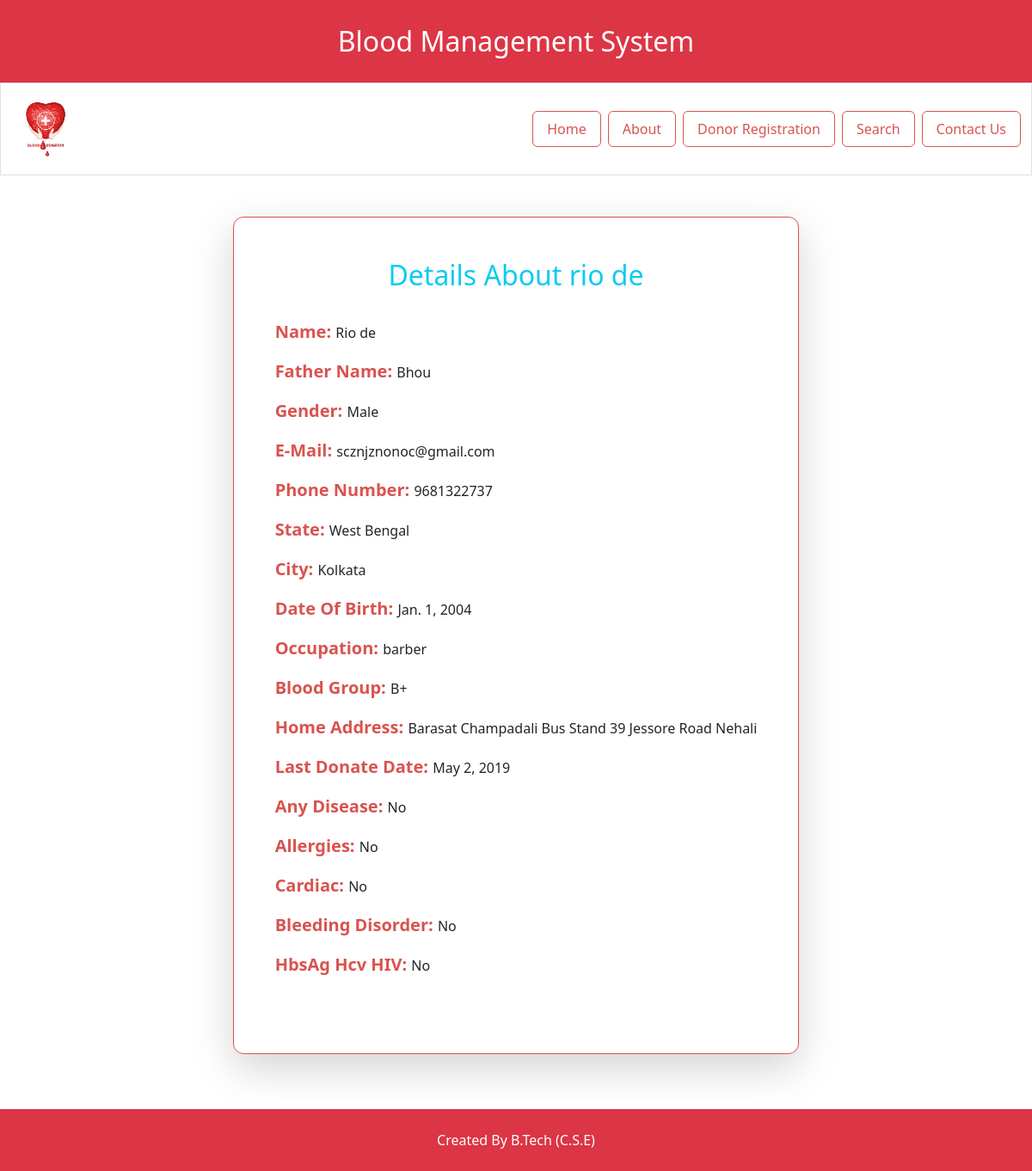
/search/search_list/search_info/scznjznonoc@gmail.com/, run on the app's committed database.
### polls/models.py (models this page shows, shortened)
class donor_Registration(models.Model):
    name = models.CharField(
        max_length=50,
        blank=True,
        null=True,
    )
    father_name = models.CharField(
        max_length=50,
        blank=True,
        null=True,
    )
    gender_choices = [
        ('male', 'Male'),
        ('female', 'Female'),
        ('other', 'Other')
    ]
    gender = models.CharField(
        max_length=6,
        blank=True,
        null=True,
        choices=gender_choices,
    )
    email = models.EmailField(
        max_length=50,
        blank=True,
        null=True
    )
    phone_number = models.IntegerField(
        blank=True,
        null=True,
    )
    state = models.CharField(
        max_length=50,
        blank=True,
        null=True,
    )
    city = models.CharField(
        max_length=50,
        blank=True,
        null=True,
    )
    date_of_birth = models.DateField(
        blank=True,
        null=True,
    )
    occupation = models.CharField(
        max_length=15,
        blank=True,
        null=True,
    )
    blood_group_choices = [
        ('a+', 'A+'),
        ('a-', 'A-'),
        ('b+', 'B+'),
        ('b', 'B'),
        ('b-', 'B-'),
        ('o+', 'O+'),
        ('ab+', 'AB+'),
        ('ab-', 'AB-'),
    ]
    blood_group = models.CharField(
        max_length=4,
        blank=True,
        null=True,
        choices=blood_group_choices,
    )
    home_address = models.TextField(
        max_length=500,
        blank=True,
        null=True,
    )
    last_donate_date = models.DateField(
        blank=True,
        null=True,
    )
    any_diseases_choices = [
        ('yes', 'Yes'),
        ('no', 'No'),
    ]
    any_disease = models.CharField(
        max_length=4,
        blank=True,
        null=True,
        choices=any_diseases_choices,
    )
    allergies_choices = [
        ('yes', 'Yes'),
        ('no', 'No'),
    ]
    allergies = models.CharField(
        max_length=4,
        blank=True,
        null=True,
        choices=allergies_choices,
    )
    cardiac_choices = [
        ('yes', 'Yes'),
        ('no', 'No'),
    ]
    cardiac = models.CharField(
        max_length=4,
        blank=True,
        null=True,
        choices=cardiac_choices,
    )
    bleeding_disorder_choices = [
        ('yes', 'Yes'),
        ('no', 'No'),
    ]
    bleeding_disorder = models.CharField(
        max_length=4,
        blank=True,
        null=True,
        choices=bleeding_disorder_choices,
    )
    hbsAg_hcv_hIV_choices = [
        ('yes', 'Yes'),
        ('no', 'No'),
    ]
    hbsAg_hcv_hIV = models.CharField(
        max_length=4,
        blank=True,
        null=True,
        choices=hbsAg_hcv_hIV_choices,
    )

### polls/views.py (the view)
# urls.py: path('search/search_list/search_info/<email>/',
def search_info(request, email):
    email = email
    detail = donor_Registration.objects.get(email=email)
    context = {
        'details': detail
    }
    return render(request, 'polls/search_info.html', context)

### templates/polls/search_info.html (shortened to what this page needs)
{% extends 'polls/base.html' %}  {% block contents %}
<div class="containers">
  <div class="p-5">
    <div class="shadow-lg p-5 mb-3 bg-white w-100 borderr mx-auto">
      <h2 class="text-center text-info">Details About {{details.name}}</h2>
      <br />
      <p><b>Name: </b>{{details.name | capfirst}}</p>
      <p><b>Father Name: </b>{{details.father_name | capfirst}}</p>
      <p><b>Gender: </b>{{details.gender | capfirst}}</p>
      <p><b>E-Mail: </b>{{details.email}}</p>
      <p><b>Phone Number: </b>{{details.phone_number}}</p>
      <p><b>State: </b>{{details.state | capfirst}}</p>
      <p><b>City: </b>{{details.city | capfirst}}</p>
      <p><b>Date Of Birth: </b>{{details.date_of_birth}}</p>
      <p><b>Occupation: </b>{{details.occupation}}</p>
      <p><b>Blood Group: </b>{{details.blood_group | capfirst}}</p>
      <p><b>Home Address: </b>{{details.home_address}}</p>
      <p><b>Last Donate Date: </b>{{details.last_donate_date}}</p>
      <p><b>Any Disease: </b>{{details.any_disease | capfirst}}</p>
      <p><b>Allergies: </b>{{details.allergies | capfirst}}</p>
      <p><b>Cardiac: </b>{{details.cardiac | capfirst}}</p>
      <p><b>Bleeding Disorder: </b>{{details.bleeding_disorder | capfirst}}</p>
      <p><b>HbsAg Hcv HIV: </b>{{details.hbsAg_hcv_hIV | capfirst}}</p>
      <br />
    </div>
  </div>
</div>
{% endblock %}

### templates/polls/base.html (shortened to what this page needs)
{% load static %}
<html>
  <head>
    <link href="{% static 'css/all.min.css' %}" rel="stylesheet" />
    <link
      href="https://cdn.jsdelivr.net/npm/bootstrap@5.1.3/dist/css/bootstrap.min.css"
      rel="stylesheet"
    />
  </head>
  <body>
    <div class="container-fluid bg-danger">
      <div class="p-4">
        <div class="text-center text-white fs-2">Blood Management System</div>
      </div>
    </div>
    <div class="container-fluid border">
      <nav class="navbar bg-white">
        <a class="navbar-brand" href="#">
          <img
            src="{% static 'images/logo.png' %}"
            width="80"
            height="80"
            alt=""
          />
        </a>
        <ul class="nav justify-content-end">
          <li class="nav-item">
            <a class="nav-link" href="{% url 'home' %}">Home</a>
          </li>
          <li class="nav-item">
            <a class="nav-link" href="{% url 'about' %}">About</a>
          </li>
          <li class="nav-item">
            <a class="nav-link" href="{% url 'donor_registration' %}"
              >Donor Registration</a
            >
          </li>
          <li class="nav-item">
            <a class="nav-link" href="{% url 'search' %}">Search</a>
          </li>
          <li class="nav-item">
            <a class="nav-link" href="{% url 'contact' %}">Contact Us</a>
          </li>
        </ul>
      </nav>
    </div>
    {% block contents %}{% endblock %}
    <footer class="p-2 text-center bg-danger">
      <p class="mt-3">
        Created By
        B.Tech (C.S.E)
      </p>
    </footer>
  </body>
</html>

### templates/polls/base.html (style rules this page uses)
.nav-link { color: #d9534f; border: 1.5px solid #d9534f; border-radius: 6px; margin-left: 8px; }
footer p { color: white; }

### templates/polls/search_info.html (style rules this page uses)
.borderr { border-radius: 12px; border: 1px solid #d9534f; }
p b { color: #d9534f; font-size: 20px; }
.containers { flex-direction: column; align-items: center; display: flex; justify-content: center; }

### data on the page
donor_Registration: name "rio de", name "Rio de", father_name "Bhou", gender "Male", email "scznjznonoc@gmail.com", phone_number "9681322737", state "West Bengal", city "Kolkata", date_of_birth "Jan. 1, 2004", occupation "barber", blood_group "B+", home_address "Barasat Champadali Bus Stand 39 Jessore Road Nehali", last_donate_date "May 2, 2019", any_disease "No", allergies "No", cardiac "No", bleeding_disorder "No", hbsAg_hcv_hIV "No"
